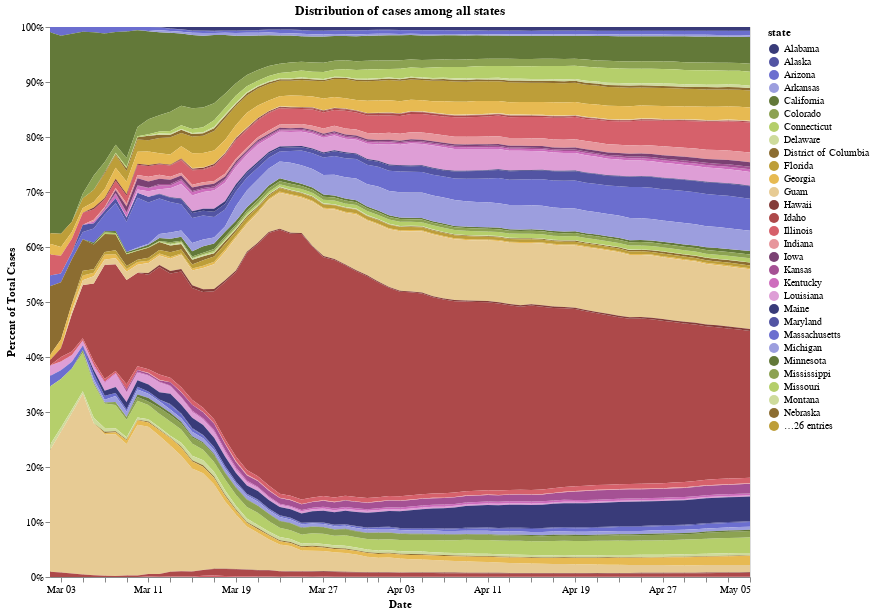

Write notebook code for a chart like this one.
### Markdown cell above
## 6 - Examining percentage of cases compared to all states
The below chart maps which states have the majority of cases at a given date. We can see how Washington and California originally had majority of cases in the U.S., and how quickly New York took over, and continues to make up a large percentage of cases in the U.S.

### Code cell
chart = alt.Chart(recent_cases).mark_area().encode(
    x=alt.X('date:T', axis=alt.Axis(format='%b %d', title='Date')),
    y=alt.Y('cases:Q', stack="normalize", axis=alt.Axis(format='%', title='Percent of Total Cases')), 
#     x="date:T",
#     y=alt.Y("cases:Q", stack="normalize"),
    tooltip=['state', 'cases', 'date'],
    color= alt.Color('state:N', scale=alt.Scale(scheme='category20b'))

).properties(
    width=700,
    height=550,
    title="Distribution of cases among all states"
)

display(chart)

### Figure 1 — Vega-Lite specification as saved in the notebook (floating-point values rounded to 4 significant figures; data arrays with more than 128 entries replaced by an {"elided": "..."} marker saying what was removed)
{"config": {"view": {"continuousWidth": 400, "continuousHeight": 300}}, "data": {"name": "data-08a7a428e9202c6bf0abe3e3fdb03d34"}, "mark": "area", "encoding": {"color": {"type": "nominal", "field": "state", "scale": {"scheme": "category20b"}}, "tooltip": [{"type": "nominal", "field": "state"}, {"type": "quantitative", "field": "cases"}, {"type": "temporal", "field": "date"}], "x": {"type": "temporal", "axis": {"format": "%b %d", "title": "Date"}, "field": "date"}, "y": {"type": "quantitative", "axis": {"format": "%", "title": "Percent of Total Cases"}, "field": "cases", "stack": "normalize"}}, "height": 550, "title": "Distribution of cases among all states", "width": 700, "$schema": "https://vega.github.io/schema/vega-lite/v4.0.2.json", "datasets": {"data-08a7a428e9202c6bf0abe3e3fdb03d34": {"elided": "3281 records"}}}
